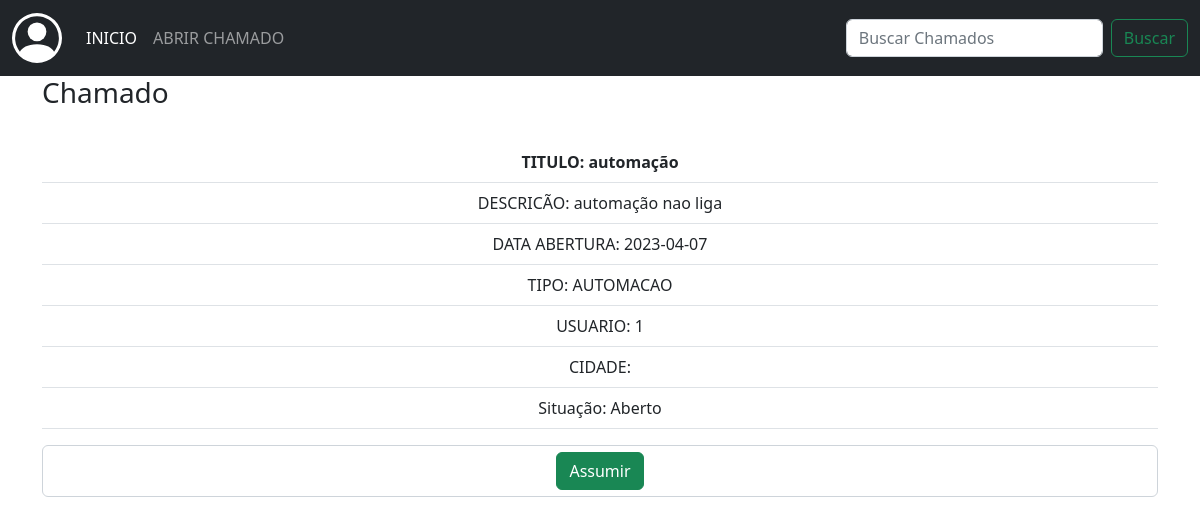
The app's page /1/visualizar_chamados, older data.
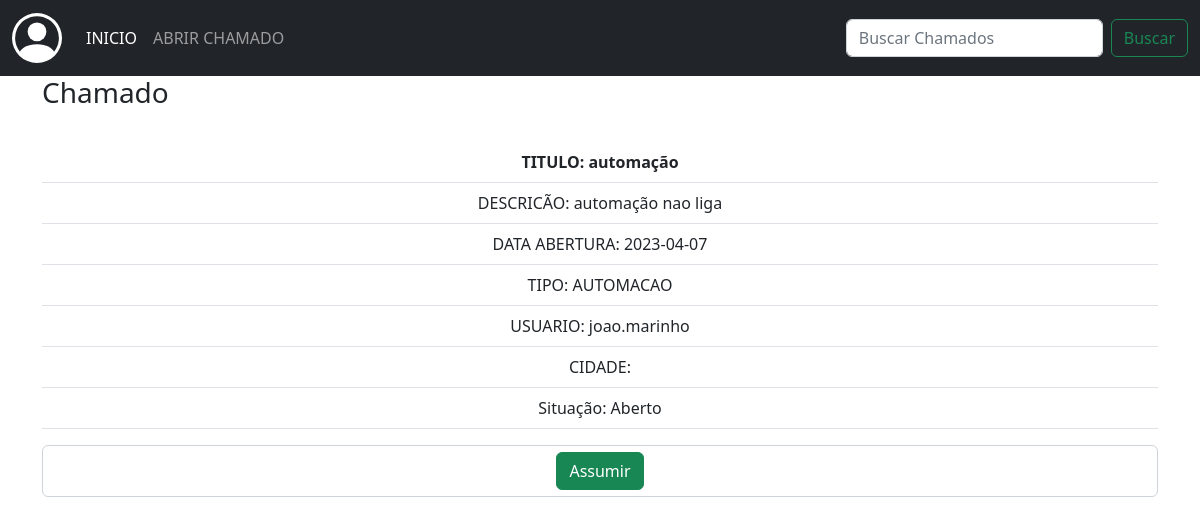
The same page, newer data.
### app/models/tab_chamados.py (models this page shows, shortened)
class Chamados(db.Model):
    __tablename__ = 'tab_chamados'
    id = db.Column(db.Integer, primary_key=True)
    data_add = db.Column(db.String(255), nullable=False)
    data_fim = db.Column(db.String(255), nullable=False)
    titulo = db.Column(db.String(255), nullable=False)
    descricao = db.Column(db.String(255), nullable=False)
    tipo_ch = db.Column(db.String(255), nullable=False)
    situacao = db.Column(db.String(255), nullable=False)
    telefone = db.Column(db.String(100))
    tab_usuarios_id = db.Column(db.Integer, db.ForeignKey('tab_usuarios.id'))
    tab_estoque_id = db.relationship('Estoque', backref='tab_chamados', lazy='dynamic')

### app/routes/routes.py (the view)
@login_required
@app.route("/<int:id>/visualizar_chamados", methods=['GET', 'POST'])
def visualizar_chamados(id):
    query = Chamados.query.filter_by(id=id).all()
    return render_template("visualizar_chamados.html", chamado=query)

### app/templates/visualizar_chamados.html (shortened to what this page needs)
{% extends 'base.html' %}
{% block conteudo %}
<nav class="navbar navbar-expand-lg navbar-dark bg-dark">
    <div class="container-fluid">
      <a class="navbar-brand" href="#"></a>
      <div class="collapse navbar-collapse" id="navbarSupportedContent">
        <ul class="navbar-nav me-auto mb-2 mb-lg-0">
          <li class="nav-item">
            <a class="nav-link active" aria-current="page" href="#">INICIO</a>
          </li>
          <li class="nav-item">
            <a class="nav-link" href="{{url_for('abrir_chamado')}}">ABRIR CHAMADO</a>
          </li>
        </ul>
        <form class="d-flex" role="search" action="" method="post">
          <input class="form-control me-2" type="search" placeholder="Buscar Chamados" aria-label="Search">
          <button class="btn btn-outline-success" type="submit">Buscar</button>
        </form>
      </div>
    </div>
</nav>
<div>
    <div class="container">
      <div class="panel-heading">
          <h3 class="panel-title">Chamado</h3>
      </div><br>
        <table class="table table-hover">
        {% for view in chamado %}
          <thead><tr><th colspan="4">TITULO: {{view.titulo}}</th></tr></thead>
          <tbody>
              <tr><td>DESCRICÃO: {{view.descricao}}</td></tr>
              <tr><td>DATA ABERTURA: {{view.data_add}}</td></tr>
              <tr><td>TIPO: {{view.tipo_ch}}</td></tr>
              <tr><td>USUARIO: {{view.tab_usuarios_id}}</td></tr>
              <tr><td>CIDADE: </td></tr>
              <tr><td>Situação: {{view.situacao}}</td></tr>
          </tbody>
        {% endfor %}
      </table>
      <div class="form-control mb-3">
        <a href="{{url_for('assumir_chamado')}}"><button class="btn btn-success">Assumir</button></a>
      </div>
</div>
{% endblock conteudo %}

Row changes from the older to the newer data that the page shows:
changed Chamados "automação": tab_usuarios_id "1" → "joao.marinho"
